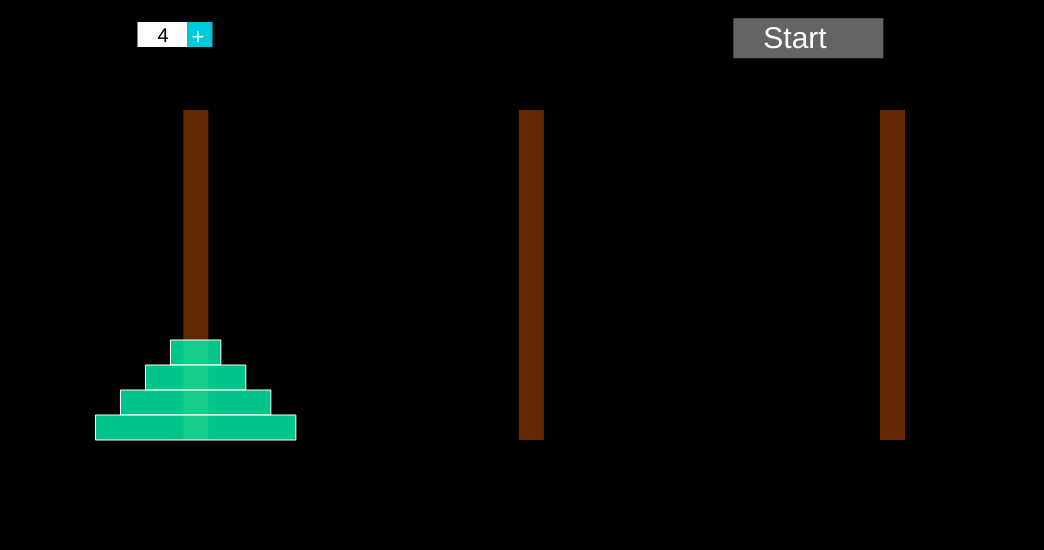
Frame 1 (no input)
Frame 60 (no input): identical to frame 1, image omitted
Frame 120 (the mouse pressed at the canvas centre since frame 60): identical to frame 1, image omitted

The p5.js sketch that drew this single still picture (run headless with seeded random() and noise() and a simulated clock; from frame 60 on, the mouse is pressed at the canvas centre):

// p5.js sketch
// ── sketch.js
let numeros = [];
let pilastrevalores = [1, 0, 0];
let pilastrequantidades = [3, 0, 0];
let blocos = [];
let bloco1, bloco2, bloco3, pilastre1, pilastre1valores, pilastre2valores, pilastre3valores, todospilastrevalores, pilastre2, pilastre3, b, speed, cont, widthh, pl;
let ot = 0;
let pilastres = [];
let mover = true;
let moverpilastre;
let n = 1;
let m = 0;
let k = 0;
let proximo = false, final = false, final2 = false, essefinal = false, inicio = true, simulacao = true, blocostotais = 4, listadeblocos = [], somaa = 0, segundo = true, simulacao2 = false, variavel = 3, variavel2 = false;
let listapilastre1 = [];
let listapilastre2 = [0];
let listapilastre3 = [0];
let listapilastres = [];
let pq, teste1, teste2;


function mousePressed(){
  if (simulacao2 == false){
    variavel2 = false;
  if (mouseX > widthh/8 + 50 && mouseX < widthh/8 + 100 && mouseY > widthh/50 && mouseY < widthh/50 + 25){
     blocostotais = (blocostotais + 1)%10;
    listapilastre1 = null;
    blocos = null;
    numeros = null;
    numeros = [];
    listapilastre1 = [];
    blocos = [];
    listapilastre1 = [];
    listapilastre2 = [0];
    listapilastre3 = [0];
    pilastre1.blocosquant = blocostotais;
    pilastre2.blocosquant = 0;
    pilastre3.blocosquant = 0;
    for (var a = 0; a < blocostotais; a += 1){
    var bloco = new Blocos(a);
    blocos.push(bloco);
  }
  for (var b = 0; b < blocostotais; b +=1){
    numeros.push(0);
  }
  for (var p = 0; p < blocostotais; p += 1){
     somaa += 2**p;
}
     for (var nm = blocostotais; nm >= 0; nm -=1){
    listapilastre1.push(2**nm);
  }
  }
  }
  if (simulacao2 == false){
    if (mouseX > widthh*2/3 && mouseX < widthh*2/3 + 150 && mouseY > widthh/60 && mouseY < widthh/60 + 40){
    simulacao2 = true;
    simulacao = true;
  }
  }
}
let Canvas;
let position;
function setup() {
    widthh = windowWidth; 
  if (widthh > 1100){
    widthh = 1100;
  }
  let largura = widthh*0.95;
  Canvas = createCanvas(widthh*0.95, widthh*0.5);
  position = windowWidth/2 - largura/2;
  Canvas.position(position, widthh*0.04);
  for (var a = 0; a < blocostotais; a += 1){
    var bloco = new Blocos(a);
    blocos.push(bloco);
  }
  for (var b = 0; b < blocostotais; b +=1){
    numeros.push(0);
  }
  for (var p = 0; p < blocostotais; p += 1){
     somaa += 2**p;
}
  pilastre1 = new Pilastres(widthh/6, 0);
  pilastre2 = new Pilastres(widthh/2.12, 1);
  pilastre3 = new Pilastres(widthh/1.25, 2);
  pilastre1.blocosquant = blocostotais;
  pilastre2.blocosquant = 0;
  pilastre3.blocosquant = 0;
  pilastres = [pilastre1, pilastre2, pilastre3];
  pilastre1valores = somaa;
  pilastre2valores = 0;
  pilastre3valores = 0;
  todospilastrevalores = [pilastre1valores, pilastre2valores, pilastre3valores];
  for (var nm = blocostotais; nm >= 0; nm -=1){
    listapilastre1.push(2**nm);
  }
  listapilastres = [listapilastre1, listapilastre2, listapilastre3];
}

function draw() {
  background(0);
  pilastrevalores = todospilastrevalores;
  pilastre1.showpilastre();
  pilastre2.showpilastre();
  pilastre3.showpilastre();
   if (simulacao2 == false){
  fill(100, 100, 100);
  rect(widthh*2/3, widthh/60, 150, 40);
  fill(255);
  textSize(30);
  text('Start', widthh*2/3 + 30,  widthh/60 + 30);
  rect(widthh/8, widthh/50, 50, 25);
  textSize(20);
  fill(0);
  text(blocostotais, widthh/8 + 20, widthh/50 + 20);
  fill(0, 200, 220);
  rect(widthh/8 + 50, widthh/50, 25, 25);
  fill(255);
  textSize(22);
  text('+', widthh/8 + 54, widthh/50 + 22);
  }
  for (var a = 0; a < blocostotais; a+=1){
    blocos[a].showbloco();
  }
  k = 0;
  cont = 0;
  if (simulacao2){
  if (simulacao){
  for (let a of numeros){
    k += 1;
    if (a == 0){
      cont += 1;
      if (cont == 1){
        b = numeros.indexOf(a);
        pl = listapilastres[(blocos[b].pilastrepos + 1)%3].length;
        pq = listapilastres[(blocos[b].pilastrepos + 2)%3].length;
        teste1 = listapilastres[(blocos[b].pilastrepos + 1)%3];
        teste2 = listapilastres[(blocos[b].pilastrepos + 1)%3];
        segundo = true;
      if (teste1[pl - 1]/blocos[b].valor > 1 || teste1[pl - 1] == 0){
        moverpilastre = pilastres[(blocos[b].pilastrepos + 1)%3];
        segundo = false;
        
      } 
        if (segundo){
        moverpilastre = pilastres[(blocos[b].pilastrepos + 2)%3]; 
        }
      }
    
    }
    if (mover){
        if (blocos[b].y > 45){
          blocos[b].moveverticalcima();
        }
      }
    if (blocos[b].y <= 45){
          mover = false;
      if (inicio){
          if (blocos[b].x < moverpilastre.x){
            speed = n;
          }
          if (blocos[b].x > moverpilastre.x){
            speed = n*(-1);
          }
        inicio = false;
      }
          if (speed > 0){
            if (blocos[b].x != moverpilastre.x - 50*(blocos[b].num +1)/2 + 12.5){
            blocos[b].movehorizontal( moverpilastre);
          }
            if (blocos[b].x >= moverpilastre.x - 50*(blocos[b].num +1)/2 + 12.5){
              essefinal = true;
              }
          }
      if (speed < 0){
        if (blocos[b].x != moverpilastre.x - 50*(blocos[b].num +1)/2 + 12.5){
            blocos[b].movehorizontal( moverpilastre);
          }
            if (blocos[b].x <= moverpilastre.x - 50*(blocos[b].num +1)/2 + 12.5){
              essefinal = true;
              }
          }
      }
  if (essefinal){
  if (essefinal){
       if (blocos[b].y < 0.8*widthh*0.5 -  moverpilastre.blocosquant*25 - 25){
           blocos[b].moveverticalbaixo( moverpilastre);

          if (blocos[b].y >= 0.8*widthh*0.5 -  moverpilastre.blocosquant*25 - 25)
          {
            final = true;
          }
       }
         if (final){
              moverpilastre.blocosquant += 1;
           pilastres[blocos[b].pilastrepos].blocosquant -= 1;
            let a = blocos[b].valor;
            numeros[b] = 1;
            let i = 1;
            if (b == 1){
              numeros[0] = 0;
            }
            if (b - 1 > 0){
               for (numeros[b - i]; numeros[0]; i ++)
                 numeros[b - i] = 0;
                }
             comercarmovimento = true;
             mover = true;
             m += 1;
           final = false;
           final2 = true;
           essefinal = false;
           inicio = true;
           
          }
  }
      if (final2){
    final2 = false;
        listapilastres[blocos[b].pilastrepos].pop();
        listapilastres[blocos[b].pilastrepos].unshift(0);
        listapilastres[moverpilastre.espc].push(blocos[b].valor);
        let l = moverpilastre.espc;
        blocos[b].pilastrepos = l  ;   
  }
    }
  }
  }
  fill(0, 250, 175, 200);
  textSize(50);
  for (var h = blocostotais; h > 0; h -=1 ){
    text(numeros[h - 1] + '   ', 0.8*widthh*0.5 + 150 - 30*h, 0.95*widthh*0.5 );
  }
  if (m == 2){
    m = 0;
  }
  if (final2){
  }
  let sum = 0;
  for (var pp = 0; pp < numeros.length; pp += 1){
      sum += numeros[pp];
    if (sum == numeros.length ){
      simulacao = false;
      simulacao2 = false;
      secondpart = true;
       for (var r = 0; r < blocostotais; r+=1){
    blocos[r].x = widthh/6 - 50*(blocos[r].num +1)/2 + 12.5;
  }
      numeros = null;
      numeros = [];
    }
    }
  }
}

class Pilastres{
  constructor(x, espc){
    this.espc = espc;
    this.x = x;
    this.blocopos = undefined;
    this.blocosquant = undefined;
  }
  
  showpilastre(){
    fill(100, 40, 0);
    noStroke();
    rect(this.x, 0.2*widthh*0.5, 25, 0.6*widthh*0.5);
  }
}
class Blocos {
  constructor(num){
    this.num = num;
    this.x = widthh/6 - 50*(num +1)/2 + 12.5;
    this.y = 0.8*widthh*0.5 - (blocostotais - num)*25;
    this.valor = 2**num;
    this.pilastrepos = 0;
  }
  showbloco(){
    fill(0, 250, 175, 200);
    stroke(255);
    rect(this.x, this.y, (this.num + 1)*50, 25);
  }
  movehorizontal(pilastre){
    if (this.x < pilastre.x){
      this.x += speed;
    }
    if (this.x > pilastre.x - 50*(this.num +1)/2 + 12.5){
      this.x += speed;
    }
  }
  moveverticalcima(){
    if (this.y > 45){
      this.y = this.y - n;
    }
  }
  moveverticalbaixo(pilastre){
    if (this.y < 0.8*widthh*0.5 - pilastre.blocosquant*25 - 25){
      this.y +=  n;
    }
  }
}
